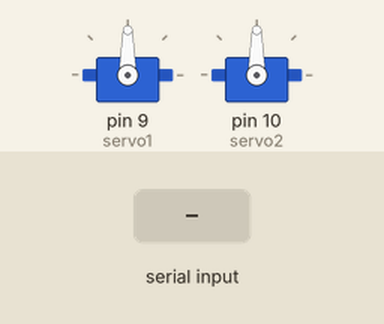
This sketch was run on a simulated Arduino Uno, built with avr-gcc and run on an emulated ATmega328P. Parts: 2 × servo. The test bench sets the inputs (shaded band).

Above: at 1.2 s.
1.3 s: "90,45\n" received over Serial
At 1.8 s:
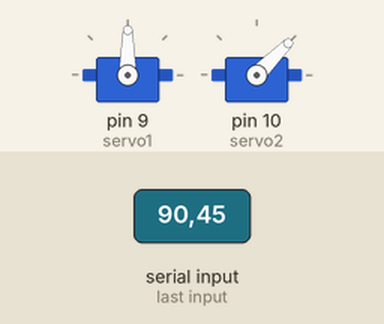
2.8 s: "30,150\n" received over Serial
At 4.0 s:
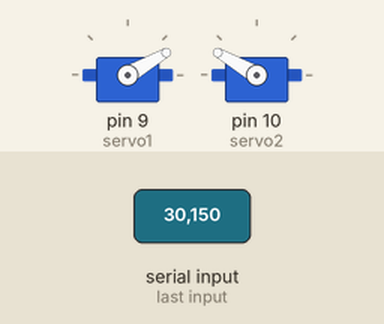
4.3 s: "5\n" received over Serial
At 5.2 s:
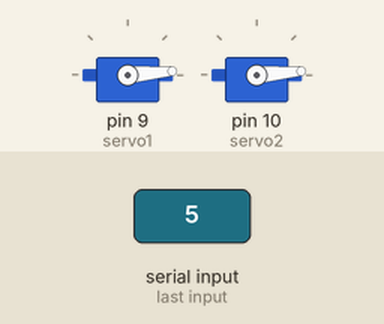
5.8 s: "200\n" received over Serial
At 6.4 s:
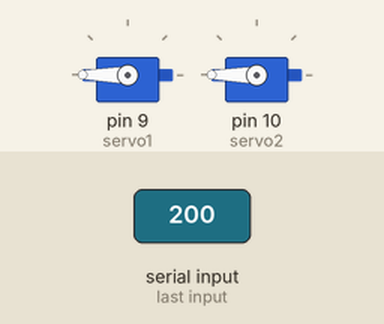
7.3 s: "1,90\n" received over Serial
At 7.6 s:
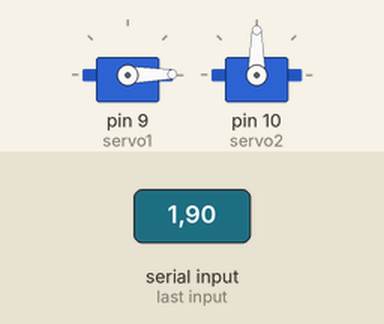
8.8 s: "90\n" received over Serial
At 9.8 s:
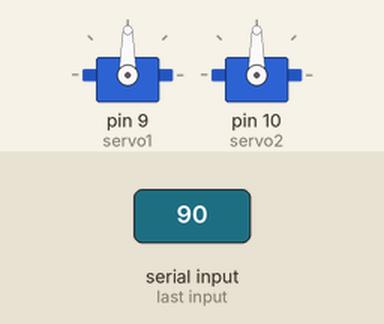
Timing chart, 0 to 11.3 s (numbered marks = the images above; inputs shaded):
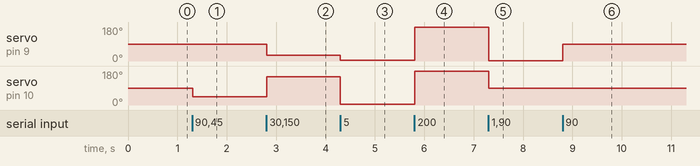

Measured:
- after the input at 1.3 s, servo on pin 10 (servo2): 90° → 45° at once
- after the input at 2.8 s, servo on pin 9 (servo1): 90° → 30° at once; servo on pin 10 (servo2): 45° → 150° at once
- after the input at 4.3 s, servo on pin 9 (servo1): 30° → 5° at once; servo on pin 10 (servo2): 150° → 5° at once
- after the input at 5.8 s, servo on pin 9 (servo1), servo on pin 10 (servo2): 5° → 180° at once
- after the input at 7.3 s, servo on pin 9 (servo1): 180° → 1° at once; servo on pin 10 (servo2): 180° → 90° at once
- after the input at 8.8 s, servo on pin 9 (servo1): 1° → 90° at once

The sketch:

python_interface.ino
```cpp
#include <Servo.h>

Servo servo1;
Servo servo2;

void setup() {
  Serial.begin(9600);
  servo1.attach(9);  // Attach servo to pin 9
  servo2.attach(10); // Attach servo to pin 10
}

void loop() {
  if (Serial.available() > 0) {
    String data = Serial.readStringUntil('\n');
    int pos1 = data.substring(0, data.indexOf(',')).toInt();
    int pos2 = data.substring(data.indexOf(',') + 1).toInt();

    // Map position values (0-180) to servo angles (0-180)
    int angle1 = map(pos1, 0, 180, 0, 180);
    int angle2 = map(pos2, 0, 180, 0, 180);

    servo1.write(angle1);
    servo2.write(angle2);
  }
}
```
